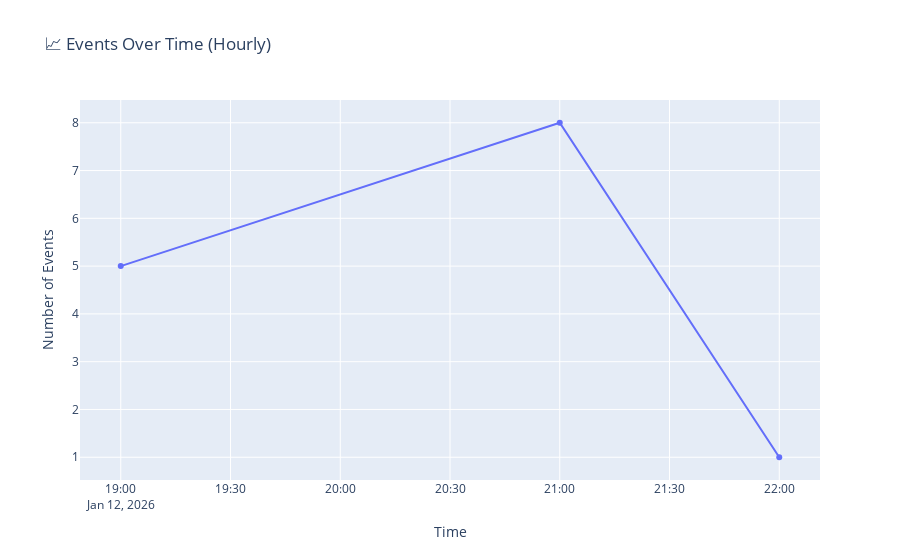
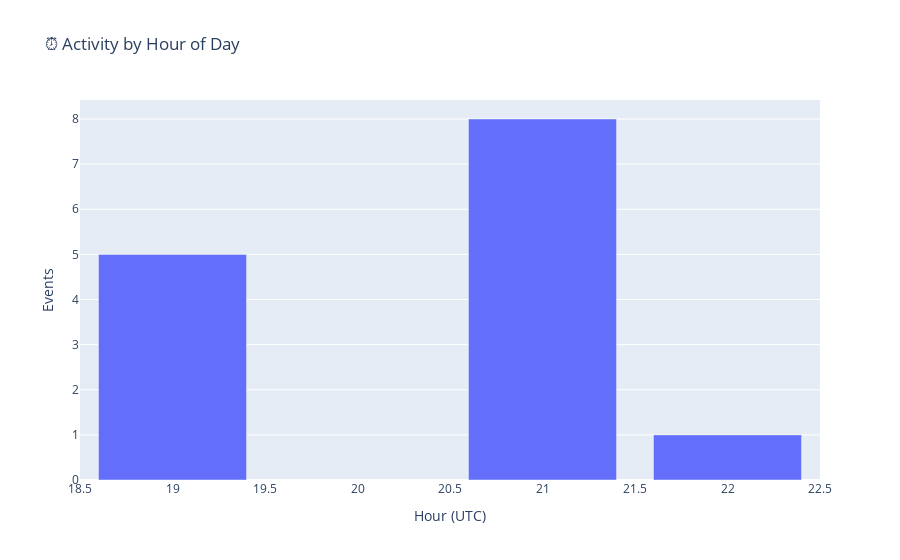
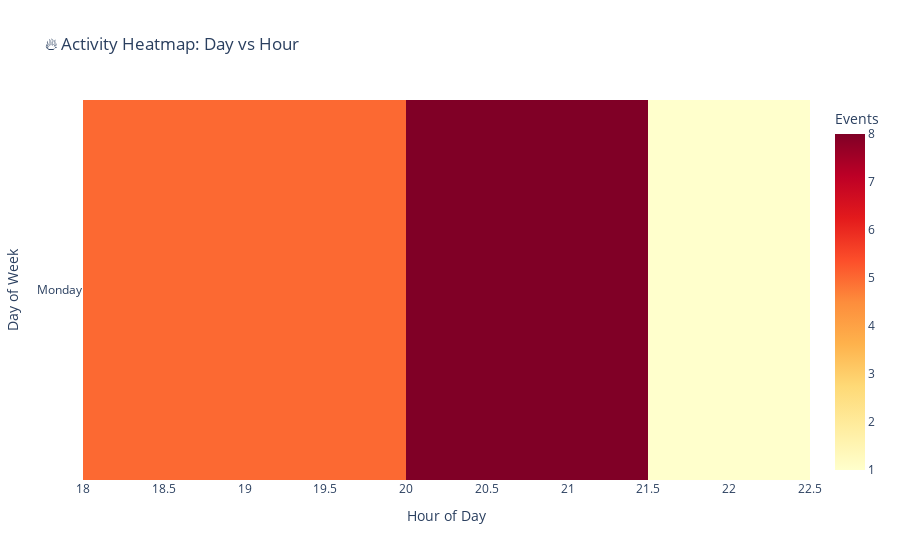

Notebook code cell kept with these figures, in order:
### Markdown cell above
# Temporal Patterns

### Code cell
if events_df is not None:
    # Events over time (hourly)
    hourly = events_df.groupby(events_df['created_at'].dt.floor('H')).size().reset_index()
    hourly.columns = ['timestamp', 'events']
    fig = px.line(hourly, x='timestamp', y='events', title='📈 Events Over Time (Hourly)', markers=True)
    fig.update_layout(xaxis_title='Time', yaxis_title='Number of Events', hovermode='x unified')
    fig.show()

    # Events by hour of day
    hourly_dist = events_df.groupby('event_hour').size().reset_index()
    hourly_dist.columns = ['hour', 'count']
    fig = px.bar(hourly_dist, x='hour', y='count', title='⏰ Activity by Hour of Day', labels={'hour': 'Hour (UTC)', 'count': 'Events'})
    fig.update_yaxes(dtick=1)
    fig.show()

    # Heatmap: Day vs Hour
    events_df['day_of_week'] = events_df['created_at'].dt.day_name()
    heatmap_data = events_df.groupby(['day_of_week', 'event_hour']).size().reset_index()
    heatmap_data.columns = ['day', 'hour', 'count']
    heatmap_pivot = heatmap_data.pivot(index='day', columns='hour', values='count').fillna(0)
    day_order = ['Monday', 'Tuesday', 'Wednesday', 'Thursday', 'Friday', 'Saturday', 'Sunday']
    heatmap_pivot = heatmap_pivot.reindex([d for d in day_order if d in heatmap_pivot.index])
    fig = px.imshow(heatmap_pivot, labels=dict(x='Hour of Day', y='Day of Week', color='Events'), title='🔥 Activity Heatmap: Day vs Hour', color_continuous_scale='YlOrRd')
    fig.show()

### Figure 1 — Plotly figure (JSON) as saved in the notebook; plotly's stock layout.template omitted (floating-point values rounded to 4 significant figures)
{"data": [{"hovertemplate": "timestamp=%{x}<br>events=%{y}<extra></extra>", "legendgroup": "", "line": {"color": "#636efa", "dash": "solid"}, "marker": {"symbol": "circle"}, "mode": "lines+markers", "name": "", "orientation": "v", "showlegend": false, "type": "scatter", "x": ["2026-01-12T19:00:00.000000000", "2026-01-12T21:00:00.000000000", "2026-01-12T22:00:00.000000000"], "xaxis": "x", "y": [5, 8, 1], "yaxis": "y"}], "layout": {"hovermode": "x unified", "legend": {"tracegroupgap": 0}, "title": {"text": "📈 Events Over Time (Hourly)"}, "xaxis": {"anchor": "y", "domain": [0, 1], "title": {"text": "Time"}}, "yaxis": {"anchor": "x", "domain": [0, 1], "title": {"text": "Number of Events"}}}}

### Figure 2 — Plotly figure (JSON) as saved in the notebook; plotly's stock layout.template omitted (floating-point values rounded to 4 significant figures)
{"data": [{"hovertemplate": "Hour (UTC)=%{x}<br>Events=%{y}<extra></extra>", "legendgroup": "", "marker": {"color": "#636efa", "pattern": {"shape": ""}}, "name": "", "orientation": "v", "showlegend": false, "textposition": "auto", "type": "bar", "x": [19, 21, 22], "xaxis": "x", "y": [5, 8, 1], "yaxis": "y"}], "layout": {"barmode": "relative", "legend": {"tracegroupgap": 0}, "title": {"text": "⏰ Activity by Hour of Day"}, "xaxis": {"anchor": "y", "domain": [0, 1], "title": {"text": "Hour (UTC)"}}, "yaxis": {"anchor": "x", "domain": [0, 1], "dtick": 1, "title": {"text": "Events"}}}}

### Figure 3 — Plotly figure (JSON) as saved in the notebook; plotly's stock layout.template omitted (floating-point values rounded to 4 significant figures)
{"data": [{"coloraxis": "coloraxis", "hovertemplate": "Hour of Day: %{x}<br>Day of Week: %{y}<br>Events: %{z}<extra></extra>", "name": "0", "type": "heatmap", "x": [19, 21, 22], "xaxis": "x", "y": ["Monday"], "yaxis": "y", "z": [[5, 8, 1]]}], "layout": {"coloraxis": {"colorbar": {"title": {"text": "Events"}}, "colorscale": [[0, "rgb(255,255,204)"], [0.125, "rgb(255,237,160)"], [0.25, "rgb(254,217,118)"], [0.375, "rgb(254,178,76)"], [0.5, "rgb(253,141,60)"], [0.625, "rgb(252,78,42)"], [0.75, "rgb(227,26,28)"], [0.875, "rgb(189,0,38)"], [1, "rgb(128,0,38)"]]}, "title": {"text": "🔥 Activity Heatmap: Day vs Hour"}, "xaxis": {"anchor": "y", "constrain": "domain", "domain": [0, 1], "scaleanchor": "y", "title": {"text": "Hour of Day"}}, "yaxis": {"anchor": "x", "autorange": "reversed", "constrain": "domain", "domain": [0, 1], "title": {"text": "Day of Week"}}}}
